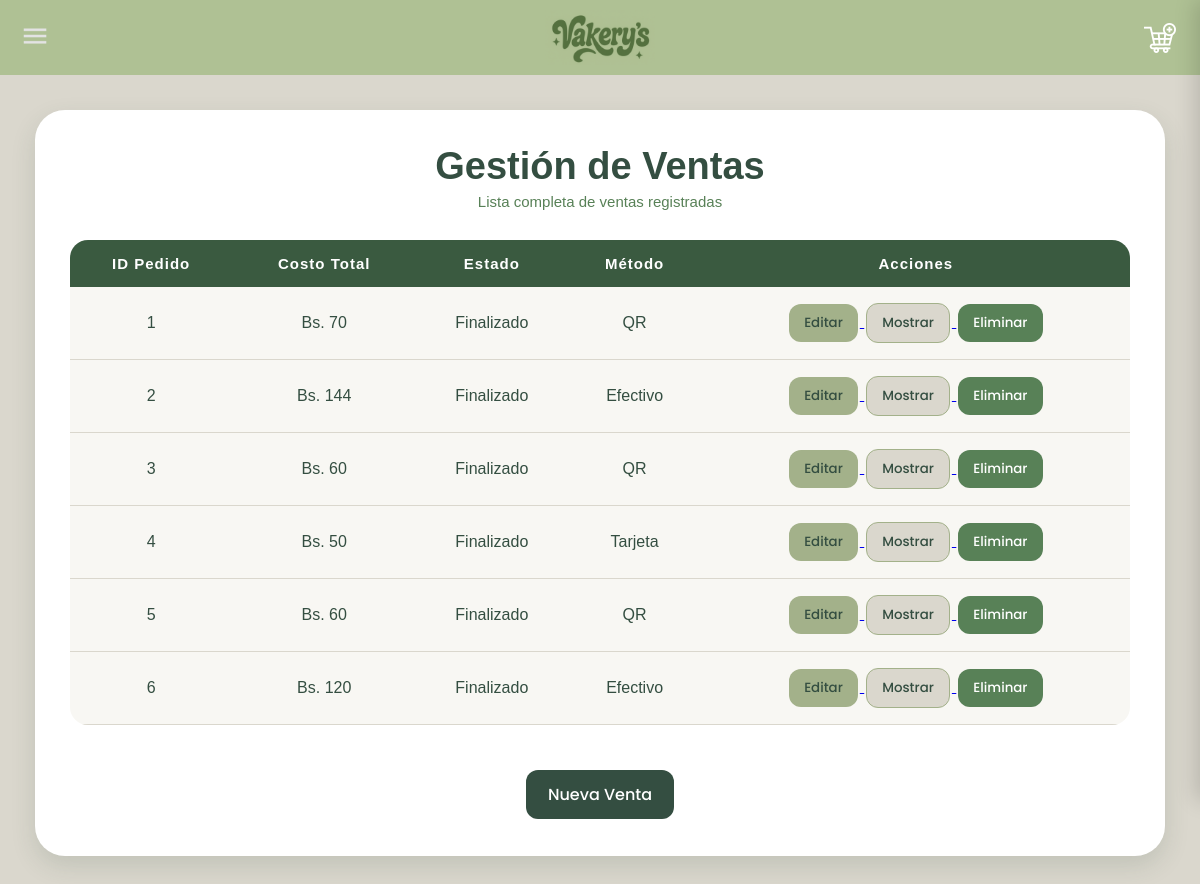
The app's page /Ventas/leerventa.php, older data.
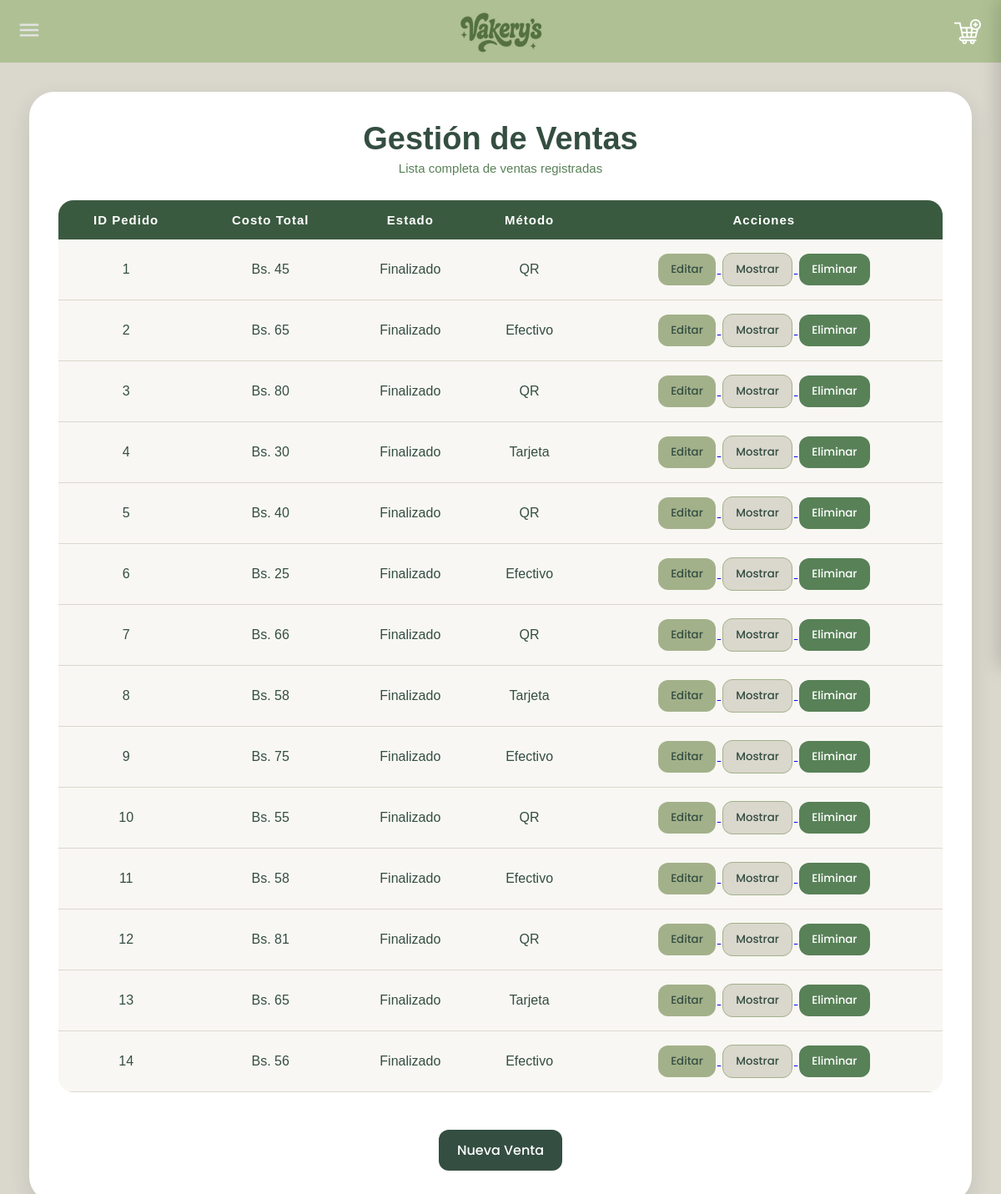
The same page, newer data.
### tables this page shows
CREATE TABLE IF NOT EXISTS `ventas` (
  `pedidos_id` INT NOT NULL,
  `costoTotal` INT NULL,
  `Estado` VARCHAR(45) NULL,
  `Metodo` VARCHAR(45) NULL,
  PRIMARY KEY (`pedidos_id`),
  CONSTRAINT `fk_ventas_pedidos1`
    FOREIGN KEY (`pedidos_id`)
    REFERENCES `pedidos` (`id`)
    ON DELETE NO ACTION
    ON UPDATE CASCADE
);

### Ventas/leerventa.php (the view, shortened to what this page needs)
<?php
$servername = "localhost";
$username = "root";
$password = "";
$bdname = "vakerysss";
$conn = new mysqli($servername,$username, $password,$bdname);
$sql = "SELECT * FROM ventas";
?>
<!DOCTYPE html>
<html lang="es">
<head>
</head>
<body>
<?php include_once "../header.php"; ?>
<div class="contenedor">
    <h1>Gestión de Ventas</h1>
    <p class="subtitulo">Lista completa de ventas registradas</p>
<?php
echo "<table class='tabla-estilo'>";
echo "
<tr>
    <th>ID Pedido</th>
    <th>Costo Total</th>
    <th>Estado</th>
    <th>Método</th>
    <th>Acciones</th>
</tr>
";
$resultado = $conn->query($sql);
if ($resultado &&$resultado->num_rows > 0){
    while($fila =$resultado->fetch_assoc()){
        $pedidos_id =$fila['pedidos_id'];
        echo "<tr>";
        echo "
        <td>".$fila['pedidos_id']."</td>
        <td>Bs. ".$fila['costoTotal']."</td>
        <td>".$fila['Estado']."</td>
        <td>".$fila['Metodo']."</td>
        <td>
            <a href='actualizarventa.php?pedidos_id=$pedidos_id'>
                <button class='editar'>Editar</button>
            </a>
            <a href='mostrarventa.php?pedidos_id=$pedidos_id'>
                <button class='mostrar'>Mostrar</button>
            </a>
            <a href='eliminarventa.php?pedidos_id=$pedidos_id'>
                <button class='eliminar'>Eliminar</button>
            </a>
        </td>";
        echo "</tr>";
    }
}
echo "</table>";
?>
<div class="boton-centro">
    <a href="crearventa.php">
        <button class="nuevo">Nueva Venta</button>
    </a>
</div>
</div>
</body>
</html>

### header.php (shortened to what this page needs)
<?php
$rol = $_SESSION['Rol'] ?? '';
switch ($rol) {
    default:
        include __DIR__ . '/headers/headeruser.php';
        break;
}
?>

### headers/headeruser.php (shortened to what this page needs)
<header class="main-header">
    <img src="/proyectovakerys/imagenes/logo.png" alt="Logo Vakery's">
    <label for="btn-nav" class="btn-nav">
        <img src="/proyectovakerys/imagenes/menu.png" alt="Menú">
    </label>
    <a href="#" name="carrito" id="carrito" class="carrito">
        <img src="/proyectovakerys/imagenes/anadir-al-carrito.png" alt="Carrito">
    </a>
</header>

### Ventas/leerventa.php (style rules this page uses)
* { margin:0; padding:0; box-sizing:border-box; }
body { font-family:'Poppins',sans-serif; background:#DAD7CD; padding:35px; margin-top:75px; }
.contenedor { background:white; padding:35px; border-radius:30px; box-shadow:0px 10px 25px rgba(52,78,65,0.15); }
h1 { text-align:center; color:#344E41; font-size:38px; margin-bottom:5px; }
.subtitulo { text-align:center; color:#588157; margin-bottom:30px; font-size:15px; }
.tabla-estilo { width:100%; border-collapse:collapse; overflow:hidden; border-radius:18px; }
.tabla-estilo th { background:#3A5A40; color:white; padding:15px; font-size:15px; letter-spacing:1px; }
.tabla-estilo td { padding:14px; text-align:center; background:#F8F7F3; border-bottom:1px solid #DAD7CD; color:#344E41; }
button { border:none; padding:9px 15px; border-radius:12px; font-family:'Poppins',sans-serif; font-weight:500; cursor:pointer; transition:0.3s; margin:2px; }
.editar { background:#A3B18A; color:#344E41; }
.eliminar { background:#588157; color:white; }
.mostrar { background:#DAD7CD; color:#344E41; border:1px solid #A3B18A; }
.nuevo { margin-top:25px; background:#344E41; color:white; font-size:16px; padding:12px 22px; }
.boton-centro { display:flex; justify-content:center; margin-top:20px; }

### headers/headeruser.php (style rules this page uses)
* { margin:0; padding:0; box-sizing:border-box; }
body { font-family:'Raleway',sans-serif; }
.main-header { width:100%; height:75px; background:#afc194; display:flex; justify-content:center; align-items:center; position:fixed; top:0; left:0; z-index:10000; }
.main-header img { max-height:55px; transition:.4s ease; }
.btn-nav { position:absolute; left:20px; cursor:pointer; }
.btn-nav img { width:30px; height:30px; }
.carrito { position:absolute; right:20px; width:40px; height:40px; display:flex; align-items:center; justify-content:center; border-radius:8px; transition:.3s ease; }
.carrito img { width:35px; height:35px; object-fit:contain; }
.carrito { display: flex; align-items: center; justify-content: center; cursor: pointer; }
.carrito img { width: 32px; height: 32px; object-fit: contain; transition: 0.3s ease; }

Row changes from the older to the newer data that the page shows:
changed ventas id 1: costoTotal "70" → "45"
changed ventas id 2: costoTotal "144" → "65"
changed ventas id 3: costoTotal "60" → "80"
changed ventas id 4: costoTotal "50" → "30"
changed ventas id 5: costoTotal "60" → "40"
changed ventas id 6: costoTotal "120" → "25"
added ventas: pedidos_id "7", costoTotal "66", Estado "Finalizado", Metodo "QR"
added ventas: pedidos_id "8", costoTotal "58", Estado "Finalizado", Metodo "Tarjeta"
added ventas: pedidos_id "9", costoTotal "75", Estado "Finalizado", Metodo "Efectivo"
added ventas: pedidos_id "10", costoTotal "55", Estado "Finalizado", Metodo "QR"
added ventas: pedidos_id "11", costoTotal "58", Estado "Finalizado", Metodo "Efectivo"
added ventas: pedidos_id "12", costoTotal "81", Estado "Finalizado", Metodo "QR"
added ventas: pedidos_id "13", costoTotal "65", Estado "Finalizado", Metodo "Tarjeta"
added ventas: pedidos_id "14", costoTotal "56", Estado "Finalizado", Metodo "Efectivo"
